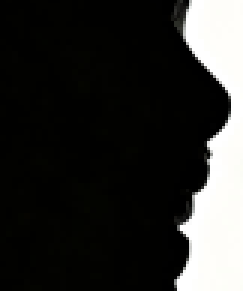
#> input picture src/all_data/data2/image_part1.png, 81 x 97 px (shown 3 times larger)
$ python rotate.py
#> lines starting #> are read from the running program, lines starting #| are printed output that depends on the picture
from PIL import Image
import numpy as np

def rotate_and_crop_white_borders(input_path, output_path, rotate_angle, tolerance=10, anti_alias=True, disp=False):
    """
    对图片进行逆时针旋转（兼容型抗锯齿）并裁剪白色边框（支持接近白色像素判定）

    参数:
        input_path (str): 输入图片的路径（如"input.jpg"）
        output_path (str|None): 输出图片的保存路径（如"output.png"）
        rotate_angle (int/float): 逆时针旋转的角度（支持任意角度，如30、45.5）
        tolerance (int): 白色容差值（0-255），默认10。值越大，越多接近白色的像素会被视为白色
        anti_alias (bool): 是否开启抗锯齿，默认True（开启）
    """
#> called with input_path = 'all_data/data2/image_part1.png', output_path = 'all_data/data2/image_part3.png', rotate_angle = 172.4, tolerance = 10, anti_alias = True, disp = False
    try:
        # 校验容差值范围
        if not (0 <= tolerance <= 255):
            raise ValueError("容差值必须在0-255之间")

        # 1. 读取图片（保持原图通道，支持彩色/灰度图）
        if isinstance(input_path, str):
            img = Image.open(input_path)
#> img is the input picture: PIL image 81x97 RGBA; mean R, G, B, A 46.6, 46.5, 44.8, 255

        elif isinstance(input_path, Image.Image):
            img = input_path.copy()

        else:
            assert False

        if disp:
            print(f"成功读取图片：{input_path}，图片尺寸：{img.size}")

        # 2. 配置旋转参数（核心：兼容型抗锯齿配置）
        rotate_kwargs = {
            "angle": rotate_angle,
            "expand": True,       # 自动扩展画布，避免图案被裁
            "fillcolor": "white"  # 空白区域用白色填充
        }

        # 抗锯齿配置：选用兼容旋转的BICUBIC算法（替代LANCZOS）
        if anti_alias:
            if hasattr(Image, "Resampling"):
                # Pillow 9.1.0+ 版本：使用兼容旋转的BICUBIC
                rotate_kwargs["resample"] = Image.Resampling.BICUBIC
            else:
                # Pillow 旧版本：使用Image.BICUBIC
                rotate_kwargs["resample"] = Image.BICUBIC

            if disp:
                print("已开启抗锯齿（使用BICUBIC算法，兼容旋转场景）")
        else:
            # 关闭抗锯齿时使用最基础的NEAREST算法
            if hasattr(Image, "Resampling"):
                rotate_kwargs["resample"] = Image.Resampling.NEAREST
            else:
                rotate_kwargs["resample"] = Image.NEAREST

            if disp:
                print("未开启抗锯齿")

        # 执行逆时针旋转
        rotated_img = img.rotate(**rotate_kwargs)
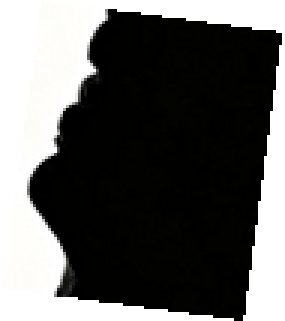
#> rotated_img: PIL image 95x107 RGBA (shown 3 times larger); mean R, G, B, A 93.7, 93.7, 92.6, 255
        if disp:
            print(f"旋转完成（{rotate_angle}度），旋转后尺寸：{rotated_img.size}")

        # 3. 自动裁剪白色边框（保留容差逻辑）
        img_array = np.array(rotated_img)
        white_threshold = 255 - tolerance  # 白色阈值

        if len(img_array.shape) == 3:  # 彩色图：RGB三通道都≥阈值才算白色
            non_white_pixels = np.where(
                (img_array[:, :, 0] < white_threshold) |
                (img_array[:, :, 1] < white_threshold) |
                (img_array[:, :, 2] < white_threshold)
            )
#> non_white_pixels = 6539 positions, rows 3 to 106, columns 8 to 93
        else:  # 灰度图：像素值低于阈值不算白色
            non_white_pixels = np.where(img_array < white_threshold)

        # 检查是否全是白色图片
        if len(non_white_pixels[0]) == 0:
            raise ValueError(f"容差值{tolerance}下，图片旋转后全为白色（含接近白色），无有效图案可保留")

        # 计算非白色区域边界
        top = np.min(non_white_pixels[0])
#> top = 3
        bottom = np.max(non_white_pixels[0])
#> bottom = 106
        left = np.min(non_white_pixels[1])
#> left = 8
        right = np.max(non_white_pixels[1])
#> right = 93

        # 4. 裁剪图片
        cropped_img = rotated_img.crop((left, top, right + 1, bottom + 1))
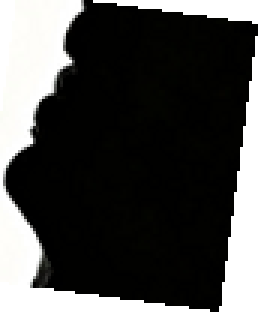
#> cropped_img: PIL image 86x104 RGBA (shown 3 times larger); mean R, G, B, A 71.7, 71.7, 70.5, 255
        if disp:
            print(f"裁剪完成（容差值：{tolerance}），裁剪后尺寸：{cropped_img.size}")

        # 5. 保存结果（PNG格式默认无损，推荐使用）
        if output_path is not None:
            cropped_img.save(output_path)
            if disp:
                print(f"图片已保存到：{output_path}")

        # 有返回值
        return cropped_img

    except FileNotFoundError:
        print(f"错误：找不到输入图片文件 -> {input_path}")
        return None

    except ValueError as ve:
        print(f"参数错误：{str(ve)}")
        return None

    except Exception as e:
        print(f"处理失败：{str(e)}，Pillow版本：{Image.__version__}")
        return None

# ------------------- 测试示例（修改以下参数即可使用）-------------------
if __name__ == "__main__":
    import os
    DIRNOW = os.path.dirname(os.path.abspath(__file__))
    os.chdir(DIRNOW)

    # 请根据你的需求修改这3个参数
    INPUT_IMAGE_PATH = "all_data/data2/image_part1.png"    # 输入图片路径（支持jpg、png、bmp等格式）
    OUTPUT_IMAGE_PATH = "all_data/data2/image_part3.png"  # 输出图片路径（建议用png格式，避免压缩失真）
    ROTATE_ANGLE = 172.4               # 逆时针旋转角度（例如：30、45、90、120.5等）

    # 执行处理
    img = rotate_and_crop_white_borders(INPUT_IMAGE_PATH, OUTPUT_IMAGE_PATH, ROTATE_ANGLE)
    assert isinstance(img, Image.Image)

$ run again, with src/all_data/data2/image_part2.png copied over src/all_data/data2/image_part1.png
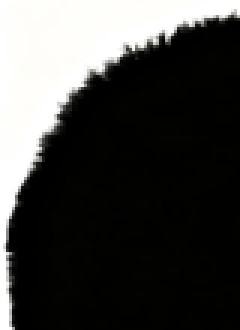
#> input picture src/all_data/data2/image_part2.png, 80 x 110 px (shown 3 times larger)
#> in rotate_and_crop_white_borders, img is the input picture: PIL image 80x110 RGBA; mean R, G, B, A 65.6, 65.6, 63.9, 255
#> in rotate_and_crop_white_borders, `rotated_img = img.rotate(**rotate_kwargs)`:
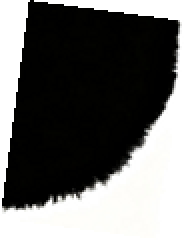
#> rotated_img: PIL image 94x120 RGBA (shown 2 times larger); mean R, G, B, A 107, 107, 105.9, 255
#> non_white_pixels = 6767 positions, rows 0 to 106, columns 1 to 90
#> top = 0
#> bottom = 106
#> left = 1
#> right = 90
#> in rotate_and_crop_white_borders, `cropped_img = rotated_img.crop((left, top, right + 1, bottom + 1))`:
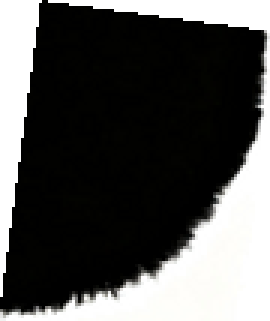
#> cropped_img: PIL image 90x107 RGBA (shown 3 times larger); mean R, G, B, A 81.7, 81.7, 80.6, 255

$ run again, with src/all_data/data2/full_image.png copied over src/all_data/data2/image_part1.png
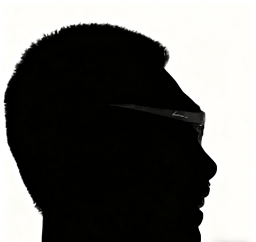
#> input picture src/all_data/data2/full_image.png, 256 x 242 px
#> in rotate_and_crop_white_borders, img is the input picture: PIL image 256x242 RGBA; mean R, G, B, A 105.3, 105.1, 102.9, 255
#> in rotate_and_crop_white_borders, `rotated_img = img.rotate(**rotate_kwargs)`:
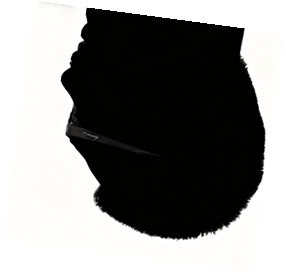
#> rotated_img: PIL image 286x274 RGBA; mean R, G, B, A 136.3, 136.2, 134.6, 255
#> non_white_pixels = 37398 positions, rows 1 to 262, columns 39 to 270
#> top = 1
#> bottom = 262
#> left = 39
#> right = 270
#> in rotate_and_crop_white_borders, `cropped_img = rotated_img.crop((left, top, right + 1, bottom + 1))`:
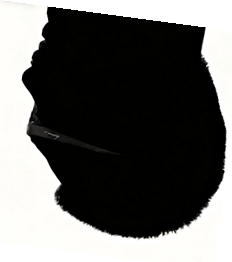
#> cropped_img: PIL image 232x262 RGBA; mean R, G, B, A 102.1, 102, 100.3, 255
